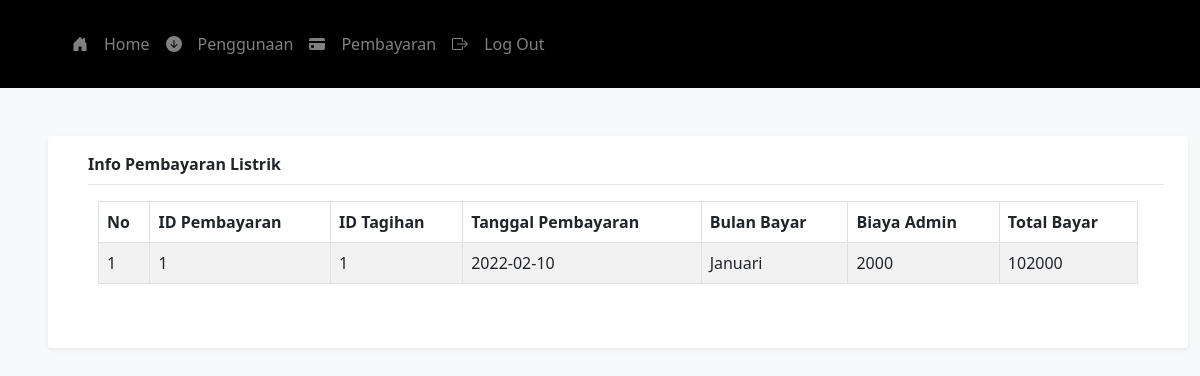
Screenshot of /pembayaran.php (signed in) with the database file from the repository.
### tables this page shows
CREATE TABLE `pembayaran` (
  `id_pembayaran` int(11) NOT NULL,
  `id_tagihan` int(11) NOT NULL,
  `id_pelanggan` int(11) NOT NULL,
  `tanggal_pembayaran` date NOT NULL,
  `bulan_bayar` varchar(255) NOT NULL,
  `biaya_admin` varchar(255) NOT NULL,
  `total_bayar` varchar(255) NOT NULL,
  `id_user` int(11) NOT NULL
);

### pembayaran.php (the view, shortened to what this page needs)
<!DOCTYPE html>
<html lang="en">
<head>
    <link href="https://cdn.jsdelivr.net/npm/bootstrap@5.3.0-alpha2/dist/css/bootstrap.min.css"
            rel="stylesheet">
    <link href="https://cdn.jsdelivr.net/npm/bootstrap@5.3.0-alpha2/dist/css/bootstrap.min.css"
            rel="stylesheet">
    <link href="/css/bootstrap.min.css" rel="stylesheet">
</head>
<body>
    <?php
        include 'fragments/navbar.php';
    ?>
    <div class="container shadow-sm mt-5 ms-5 bg-body rounded">
    <div class="pt-3 ms-3 mb-2 fw-bold pb-2" style="border-bottom: 1px solid #e5e5e5;">Info Pembayaran Listrik</div>
    <div class="d-flex justify-content-center pt-2 pb-5 ps-3 pe-3">
    <table class="table table-bordered table-striped" style="width: 65rem;">
        <thead>
            <th styles="width:10%">No</th>
            <th styles="width:20%"> ID Pembayaran</th>
            <th styles="width:20%"> ID Tagihan </th>
            <th styles="width:20%"> Tanggal Pembayaran </th>
            <th styles="width:10%"> Bulan Bayar </th>
            <th styles="width:10%"> Biaya Admin </th>
            <th styles="width:10%"> Total Bayar </th>
        </thead>
        <tbody>
            <?php
                require 'config/koneksi.php';
                try{
                    $stmt = $pdo->prepare("SELECT * FROM pelanggan WHERE username = ?");
                    $stmt ->execute([$_SESSION["username"]]);
                    $row = $stmt -> fetch();
                    $stmt = $pdo->prepare("SELECT * FROM tagihan WHERE id_pelanggan = ?");
                    $stmt -> execute([$row['id_pelanggan']]);
                    $row2 = $stmt -> fetch();
                    $stmt = $pdo->prepare("SELECT * FROM pembayaran WHERE id_tagihan = ?");
                    $stmt -> execute([$row2['id_tagihan']]);
                    $i = 1;
                    while ($row3 = $stmt->fetch()){
                    echo"<tr>
                        <td>".$i."</td>
                        <td>".$row3["id_pembayaran"]."</td>
                        <td>".$row3["id_tagihan"]."</td>
                        <td>".$row3["tanggal_pembayaran"]."</td>
                        <td>".$row3["bulan_bayar"]."</td>
                        <td>".$row3["biaya_admin"]."</td>
                        <td>".$row3["total_bayar"]."</td>
                    </tr>
                    ";$i++;}
                } catch(PDOException $e){
                    exit("PDO Error: ".$e->getMessage()."<br>");
                }
            ?>
        </tbody>
    </table>
    </div>
    </div>
</body>
</html>

### rows the page displays
pembayaran: id_pembayaran "1", id_tagihan "1", tanggal_pembayaran "2022-02-10", bulan_bayar "Januari", biaya_admin "2000", total_bayar "102000"
